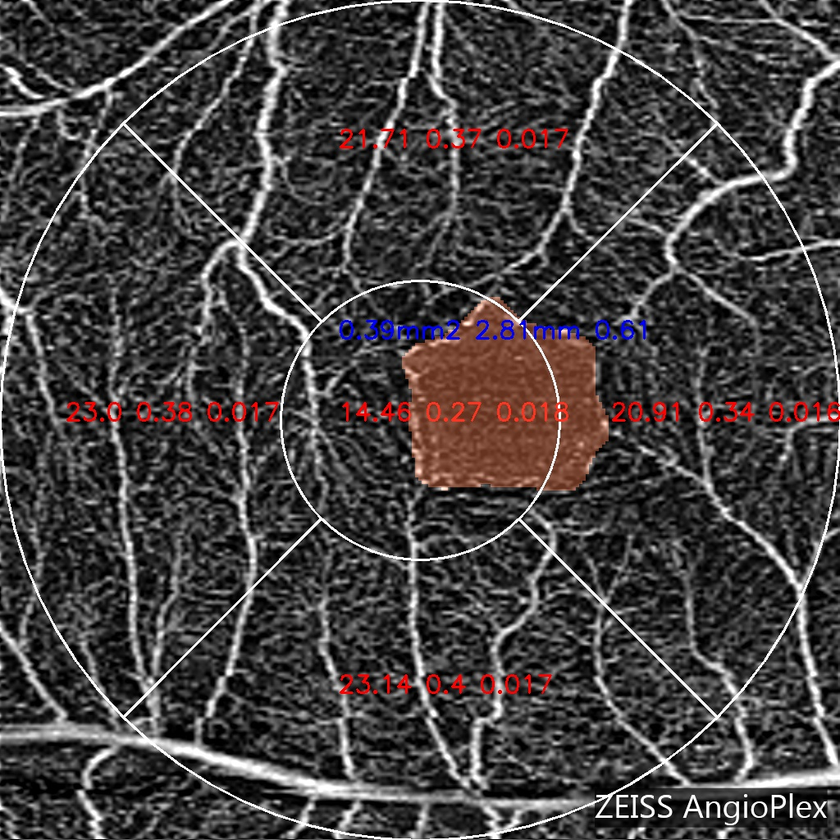
#> input picture images/1.bmp, 840 x 840 px, shrunk from 1024 x 1024 before the run; its folder holds only this picture in this run
$ python -i hessian.py   (imports and definitions only)   (older library calls are emulated)
#> lines starting #> are read from the running program, lines starting #| are printed output that depends on the picture
import cv2
import numpy as np
import os
from PIL import Image
from scipy import ndimage
import shutil

class FAZ_Preprocess:
    # [144 lines left out: functions __init__, gaussian, gradient2, Hessian2d, eigvalOfhessian2d, imageEigenvalues and 1 more, not called in this run]


def hessian_matrix(gray):
    dx=cv2.Sobel(gray,cv2.CV_64F, 1, 0, ksize=3)
    dy =cv2.Sobel(gray,cv2.CV_64F, 0, 1,ksize=3)
    dxx=cv2.Sobel(dx,cv2.CV_64F, 1, 0, ksize=3)
    dxy=cv2.Sobel(dx, cv2.CV_64F, 0, 1, ksize=3)
    dyy =cv2.Sobel(dy, cv2.CV_64F, 0, 1,ksize=3)
    H = np.array([[dxx.mean(),dxy.mean()],[dxy.mean(),dyy.mean()]])
    eigval, eigvec = np.linalg.eig(H)
    return eigval,eigvec


# [13 lines left out: function enhance_image, not called in this run]

# [22 lines not run here, left out]
        # shutil.copy(os.path.join(rootmask, img), os.path.join(outpng, str(num + 1) + '.png'))
        # num += 1

>>> import cv2
>>> picture = cv2.imread('images/1.bmp', cv2.IMREAD_GRAYSCALE)
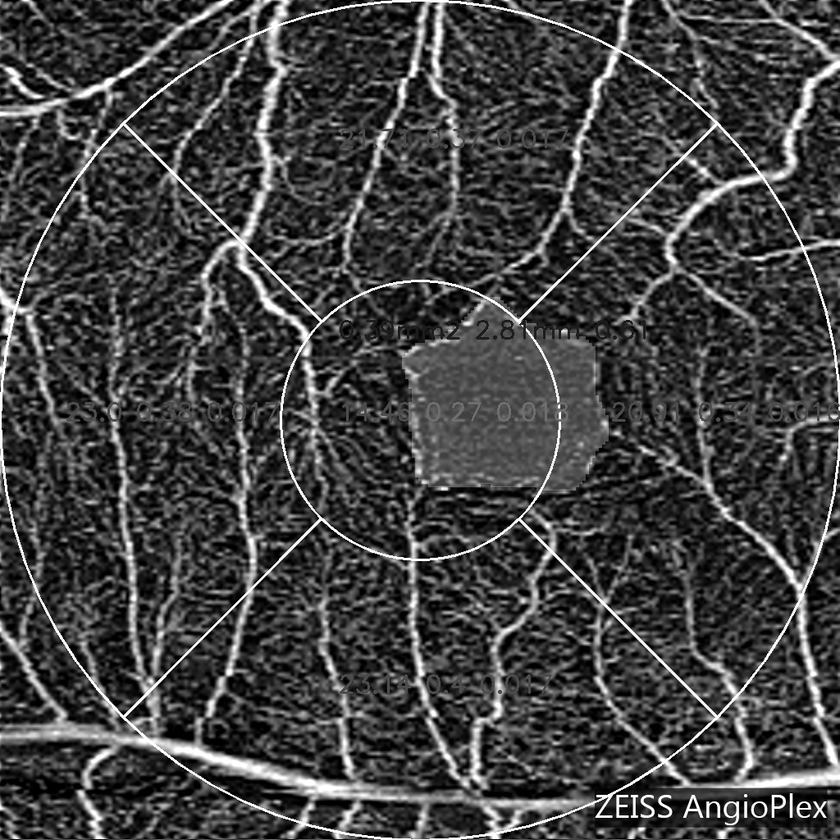
#> picture: shape (840, 840); min 0, max 255, mean 66
>>> result = hessian_matrix(picture)
#> in hessian_matrix, `dx=cv2.Sobel(gray,cv2.CV_64F, 1, 0, ksize=3)`:
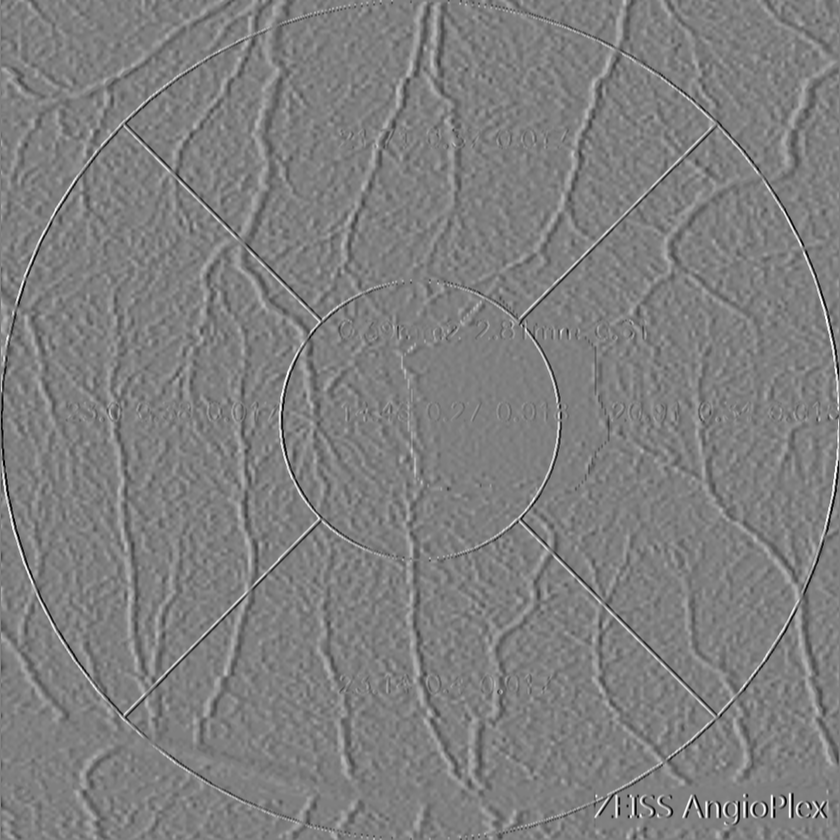
#> dx: shape (840, 840) float64; min -1020, max 1020, mean -0.1; drawn with min black and max white
#> in hessian_matrix, `dy =cv2.Sobel(gray,cv2.CV_64F, 0, 1,ksize=3)`:
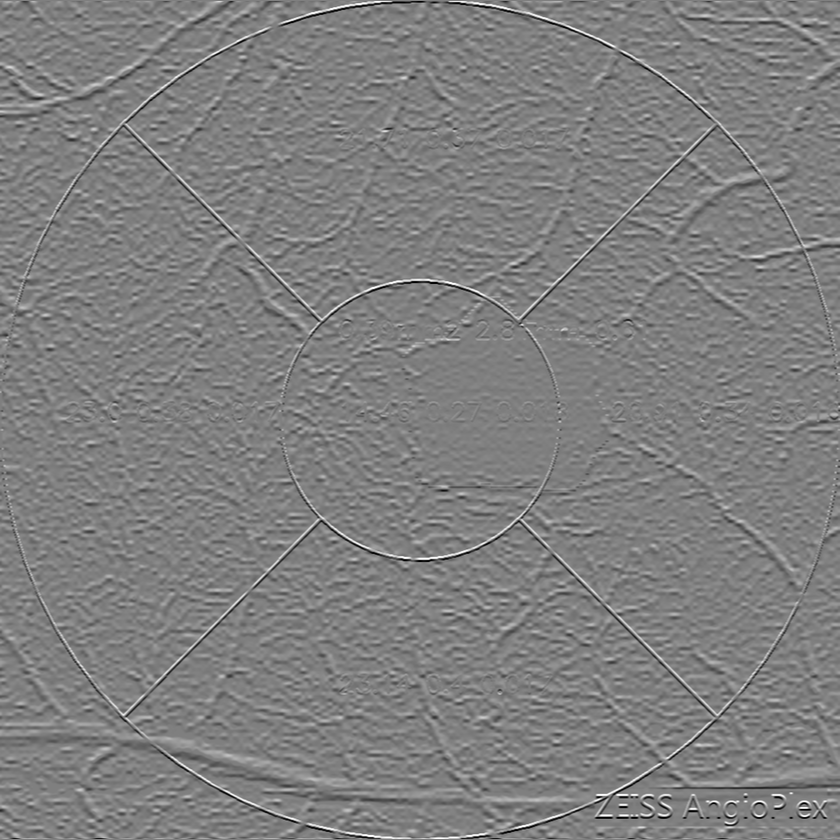
#> dy: shape (840, 840) float64; min -1020, max 1020, mean 0; drawn with min black and max white
#> in hessian_matrix, `dxx=cv2.Sobel(dx,cv2.CV_64F, 1, 0, ksize=3)`:
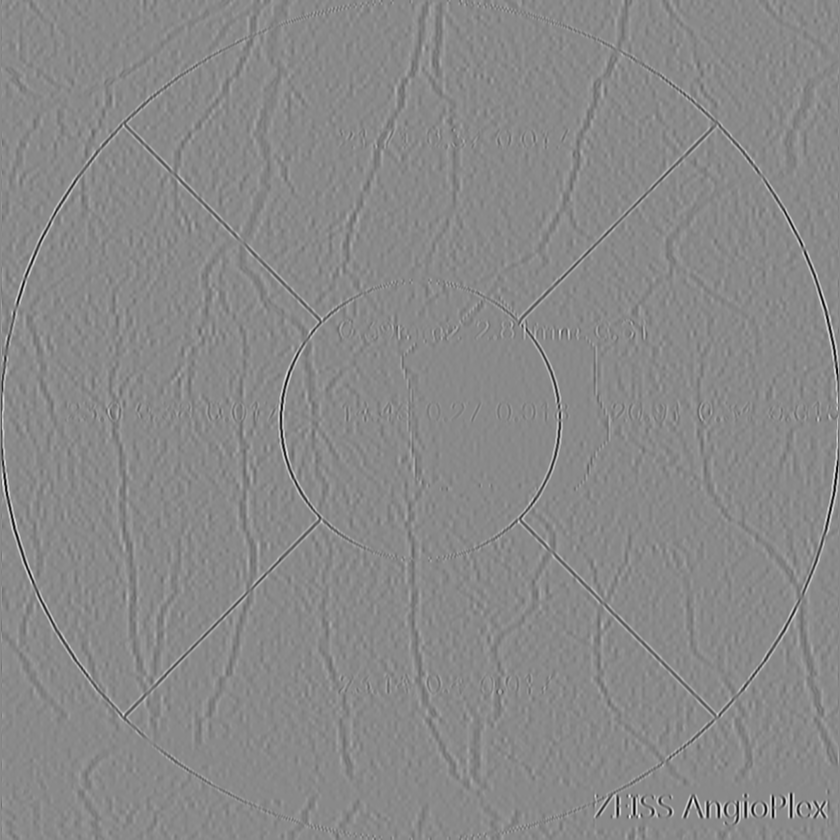
#> dxx: shape (840, 840) float64; min -8022, max 6859, mean 0.4; drawn with min black and max white
#> in hessian_matrix, `dxy=cv2.Sobel(dx, cv2.CV_64F, 0, 1, ksize=3)`:
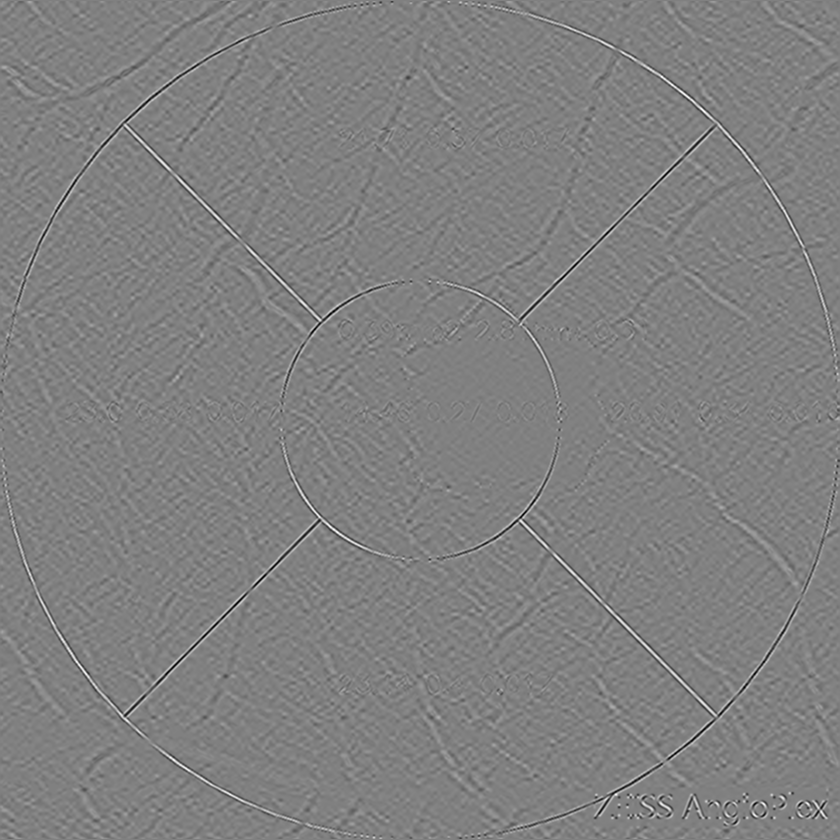
#> dxy: shape (840, 840) float64; min -3998, max 3929, mean 0; drawn with min black and max white
#> in hessian_matrix, `dyy =cv2.Sobel(dy, cv2.CV_64F, 0, 1,ksize=3)`:
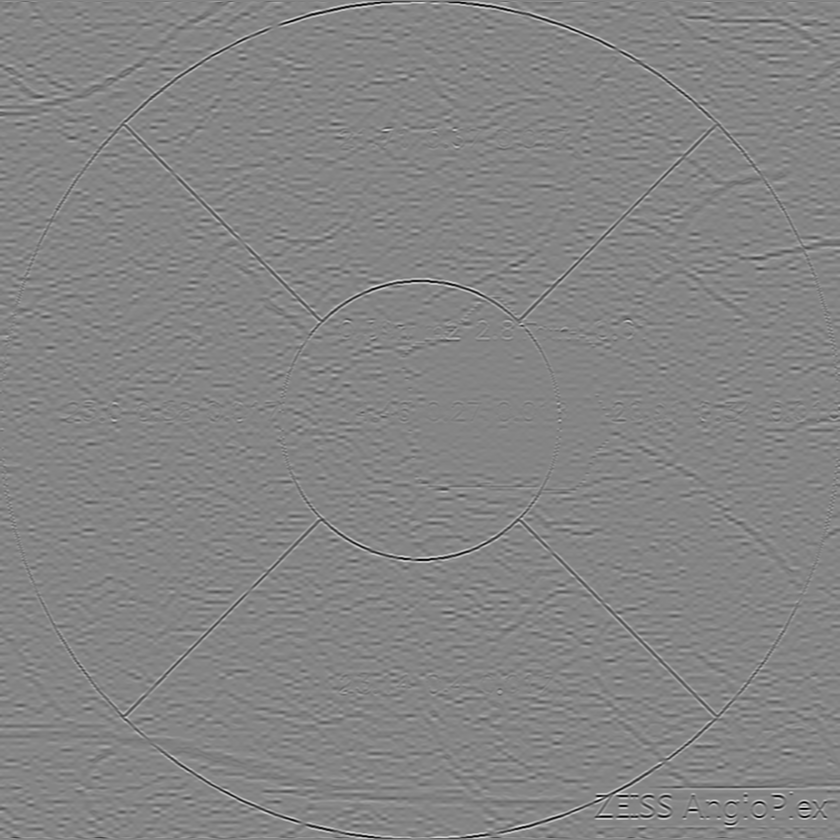
#> dyy: shape (840, 840) float64; min -8160, max 7525, mean 0.2; drawn with min black and max white
#> in hessian_matrix, `H = np.array([[dxx.mean(),dxy.mean()],[dxy.mean(),dyy.mean()]])`: H = [[0.396, 0.000961], [0.000961, 0.217]]
#> in hessian_matrix, `eigval, eigvec = np.linalg.eig(H)`: eigval = [0.396, 0.217]; eigvec = [[1, -0.00534], [0.00534, 1]]
#> result = ([0.396, 0.217], [[1, -0.00534], [0.00534, 1]])

$ run again, on images/2.bmp
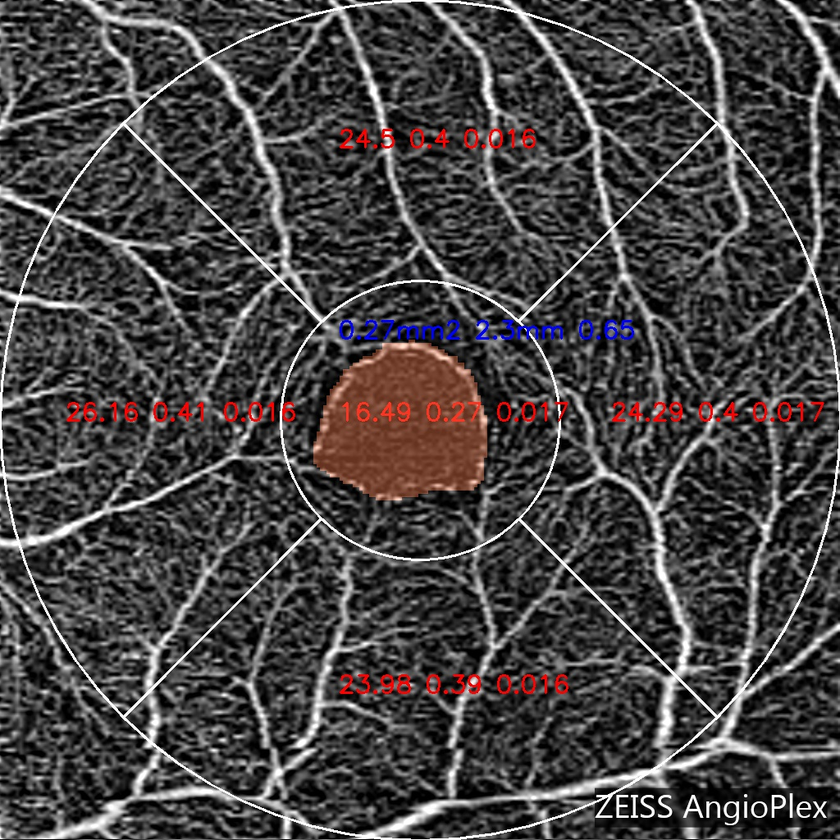
#> input picture images/2.bmp, 840 x 840 px, shrunk from 1024 x 1024 before the run
#> in hessian_matrix, `dy =cv2.Sobel(gray,cv2.CV_64F, 0, 1,ksize=3)`:
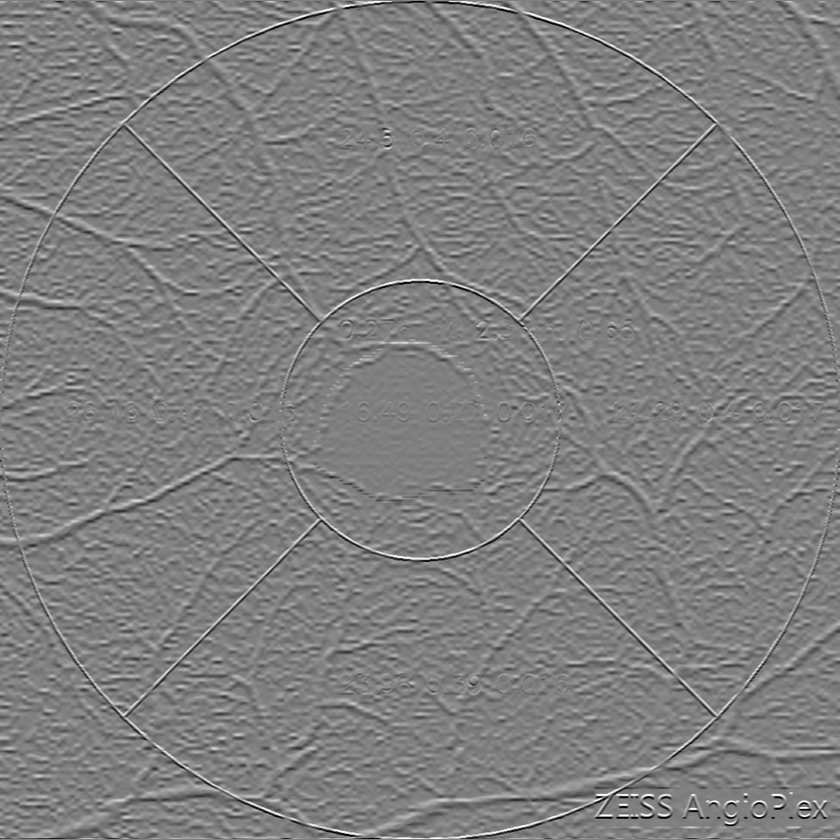
#> dy: shape (840, 840) float64; min -1020, max 1020, mean 0; drawn with min black and max white
#> in hessian_matrix, `dyy =cv2.Sobel(dy, cv2.CV_64F, 0, 1,ksize=3)`:
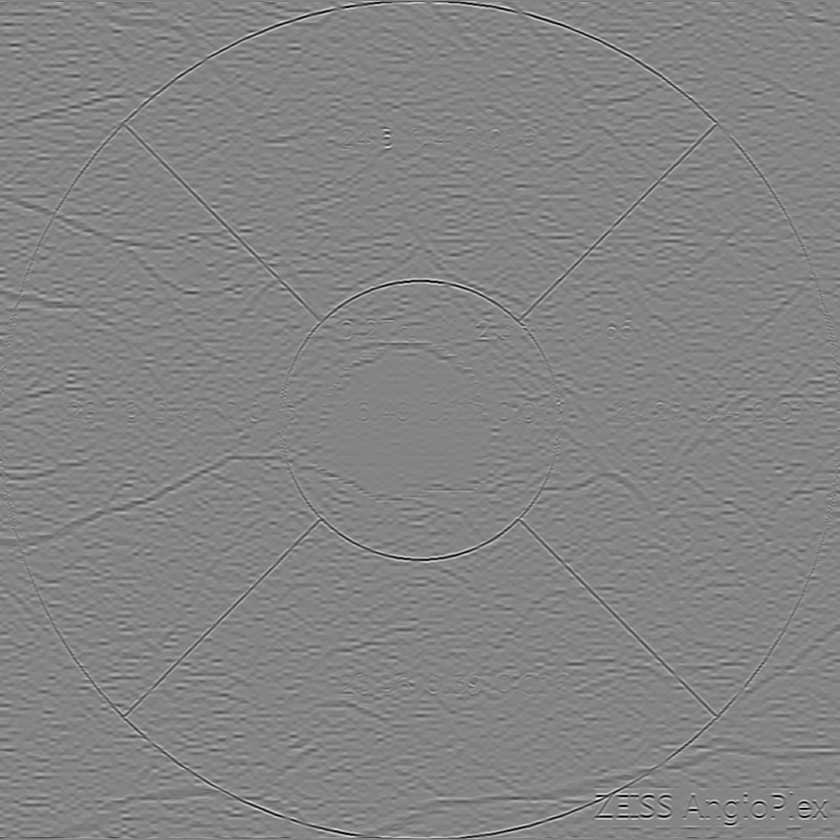
#> dyy: shape (840, 840) float64; min -8160, max 7613, mean 0.3; drawn with min black and max white
#> H = [[0.427, -0.0111], [-0.0111, 0.303]]
#> eigval = [0.428, 0.302]; eigvec = [[0.996, 0.0883], [-0.0883, 0.996]]
#> result = ([0.428, 0.302], [[0.996, 0.0883], [-0.0883, 0.996]])
